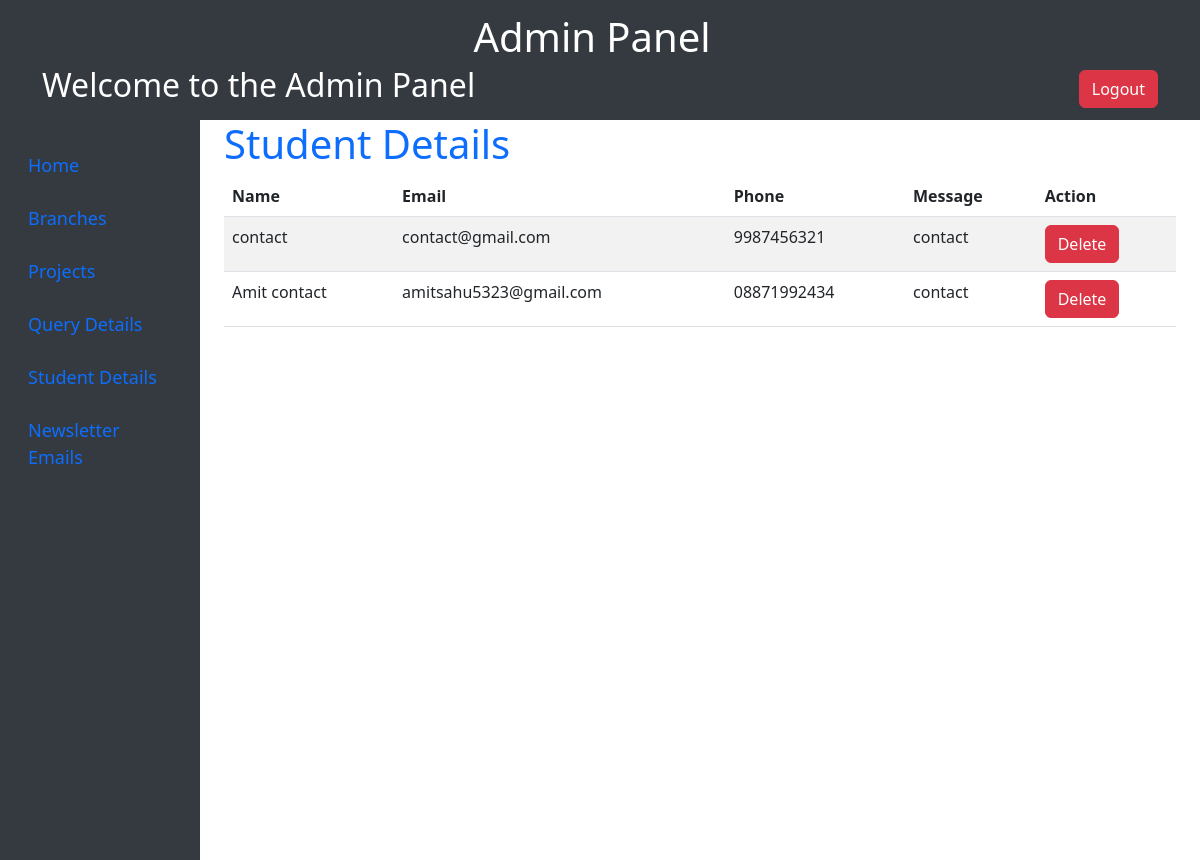
Screenshot of /dashboard/auser with the database file from the repository.
### form/models.py (models this page shows, shortened)
class Contact(models.Model):#contact-us
    name = models.CharField(max_length=100, null=False)
    email = models.EmailField()
    phone = models.CharField(max_length=15)
    message = models.TextField()

### innovation/views.py (the view, shortened to what this page needs)
# urls.py: path('dashboard/auser',views.astudent_detail, name='stu_dash'),
def astudent_detail(request):
    item=Contact.objects.all().order_by('-id')
    return render(request, 'a_studentdetail.html',{'data': item})

### templates/a_studentdetail.html
{% extends "adminbase.html" %}
{% block adminpage %}
    <div class="container">
        <div class="row">
            <div class="col">
                <h1 class="text-primary">Student Details</h1>
                <table class="table table-striped">
                    <thead>
                        <tr>
                            <th>Name</th>
                            <th>Email</th>
                            <th>Phone</th>
                            <th>Message</th>
                            <th>Action</th>
                        </tr>
                    </thead>
                    <tbody>
                        {% for i in data %}
                            <tr>
                                <td>{{ i.name }}</td>
                                <td>{{ i.email }}</td>
                                <td>{{ i.phone }}</td>
                                <td>{{ i.message }}</td>
                                <td>
                                    <a href="/dashboard/sdel/{{ i.id }}" class="btn btn-danger">Delete</a>
                                </td>
                            </tr>
                        {% endfor %}
                    </tbody>
                </table>
            </div>
        </div>
    </div>
{% endblock adminpage %}

### rows the page displays
Contact: name "contact", email "contact@gmail.com", phone "9987456321", message "contact"
Contact: name "Amit contact", email "amitsahu5323@gmail.com", phone "08871992434", message "contact"
